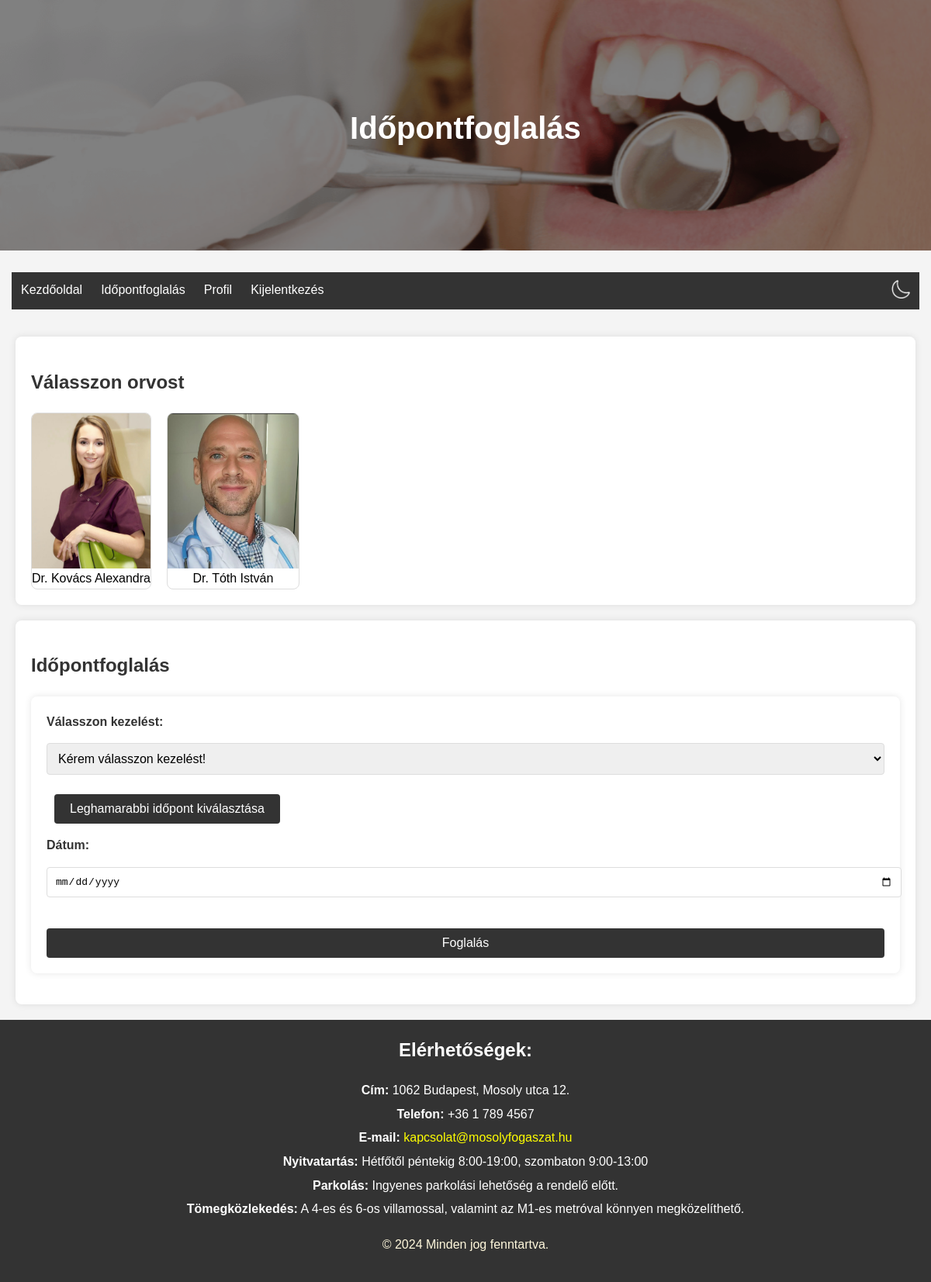
The page /book/ (signed in) on the database its author committed.
### rendeloweboldal/models.py (models this page shows, shortened)
class Doctor(models.Model):
    id = models.CharField(max_length=64, primary_key=True)  # FHIR resource identifier
    name = models.CharField(max_length=255)
    photo = models.ImageField(upload_to='doctor_pictures/', null=True, blank=True)  # FHIR 'photo' field
    qualification = models.TextField(null=True, blank=True)  # FHIR 'qualification' field

### rendeloweboldal/views.py (the view, shortened to what this page needs)
# urls.py: path('book/', views.idopontfoglalas, name='book'),
def idopontfoglalas(request):
    if request.user.is_superuser or hasattr(request.user, 'doctor'):
        return render(request, 'idopontfoglalas.html', {'error_message': 'Superuser vagy doctor nem foglalhat időpontot.'})
    return render(request, 'idopontfoglalas.html', {'doctors': Doctor.objects.all(), 'treatments': Treatment.objects.all()})

### rendeloweboldal/templates/idopontfoglalas.html (shortened to what this page needs)
{% extends "base.html" %}
{% load static %}
{% block header_title %}Időpontfoglalás{% endblock %}
{% block content %}
{% if error_message %}
    <h2>{{ error_message }}</h2>
{% elif user.is_superuser or user.is_staff %}
    <h2>Admin vagy orvos fiókkal nem kérhetsz időpontot!</h2>
{% elif user.is_authenticated %}
    <section class="doctors">
        <h2>Válasszon orvost</h2>
        <div class="doctor-list">
            {% for doctor in doctors %}
            <a href="#" class="doctor" data-doctor="{{ doctor.id }}">
                <img src="{{ doctor.photo.url }}" alt="{{ doctor.name }}" class="doctor-photo">
                <span>{{ doctor.name }}</span>
            </a>
            {% endfor %}
        </div>
    </section>
    <section class="booking">
        <h2>Időpontfoglalás</h2>
        <form id="booking-form" method="post">
            <label for="treatment">Válasszon kezelést:</label>
            <select id="treatment" name="treatment" required>
                <option value="" disabled selected>Kérem válasszon kezelést!</option>
            </select>
            <button type="button" id="earliest-appointment-button">Leghamarabbi időpont kiválasztása</button>
            <label for="appointment_date">Dátum:</label>
            <input type="date" id="appointment_date" name="appointment_date" required style="cursor: pointer;">
            <button type="submit" id="submit_button" disabled>Foglalás</button>
        </form>
    </section>
{% else %}
    <h2>Időpont foglaláshoz kérem, jelentkezzen be, vagy hozzon létre egy új fiókot!</h2>
{% endif %}
{% endblock %}

### rendeloweboldal/static/Css/style.css (style rules this page uses)
body { font-family: Arial, sans-serif; line-height: 1.6; margin: 0; padding: 0; background-color: #f4f4f4; }
form { background-color: white; padding: 20px; margin-bottom: 20px; border-radius: 8px; box-shadow: 0 0 10px rgba(0, 0, 0, 0.1); }
form label { font-weight: bold; }
form input, form select, form textarea { padding: 10px; border: 1px solid #ddd; border-radius: 4px; font-size: 1em; width: 100%; margin-bottom: 10px; }
form button { padding: 10px 20px; border: none; border-radius: 4px; background-color: #333; color: white; font-size: 1em; cursor: pointer; transition: background-color 0.3s; }
button[type="button"] { margin-left: 10px; padding: 5px 10px; background-color: #333; color: white; border: none; border-radius: 4px; cursor: pointer; transition: background-color 0.3s; height: 38px; align-self: flex-start; }
section.doctors { padding: 20px; margin-bottom: 20px; border-radius: 8px; box-shadow: 0 0 10px rgba(0, 0, 0, 0.1); }
section.doctors .doctor-list { display: flex; flex-wrap: wrap; gap: 20px; justify-content: left; }
section.doctors .doctor { text-align: center; text-decoration: none; border: 1px solid #ddd; border-radius: 8px; overflow: hidden; transition: transform 0.3s, box-shadow 0.3s; }
section.doctors .doctor img { width: 100%; height: 200px; object-fit: cover; display: block; }
section.booking { padding: 20px; border-radius: 8px; box-shadow: 0 0 10px rgba(0, 0, 0, 0.1); }
section.booking form { display: flex; flex-direction: column; gap: 15px; }
section.booking label { font-weight: bold; }
section.booking input, section.booking select { padding: 10px; border: 1px solid #ddd; border-radius: 4px; font-size: 1em; }
section.booking button { padding: 10px 20px; border: none; border-radius: 4px; font-size: 1em; cursor: pointer; transition: background-color 0.3s; }
section.booking input[type="date"] { padding: 10px; border: 1px solid #ddd; border-radius: 4px; font-size: 1em; cursor: pointer; }
button { padding: 10px 20px; border: none; border-radius: 4px; background-color: #333; color: white; font-size: 1em; cursor: pointer; transition: background-color 0.3s; }
button[type="button"] { margin-left: 10px; padding: 5px 10px; background-color: #333; color: white; border: none; border-radius: 4px; cursor: pointer; transition: background-color 0.3s; }
.user-list, .treatment-list, .doctor-list { list-style-type: none; padding: 0; }

### rendeloweboldal/static/Css/colors_light.css (style rules this page uses)
body, header { background-color: #f4f4f4; color: #333; }
form, .intro, .pricing, .appointments, .appointment, .patient-detail, .working-hours-form, .info-message, .profile, .admin { background-color: white; color: #333; }
.button, .button-like, button, .add-button, .edit-button, .delete-button, .cancel-button, .dialog-box button { background-color: #333; color: white; }
section.doctors { background-color: white; color: #333; }
section.doctors .doctor { background-color: white; color: black; }
section.booking { background-color: white; color: #333; }
section.booking input[type="date"] { background-color: white; }

### rows shown on the page
Doctor: photo (picture), name "Dr. Kovács Alexandra"
Doctor: photo (picture), name "Dr. Tóth István"
